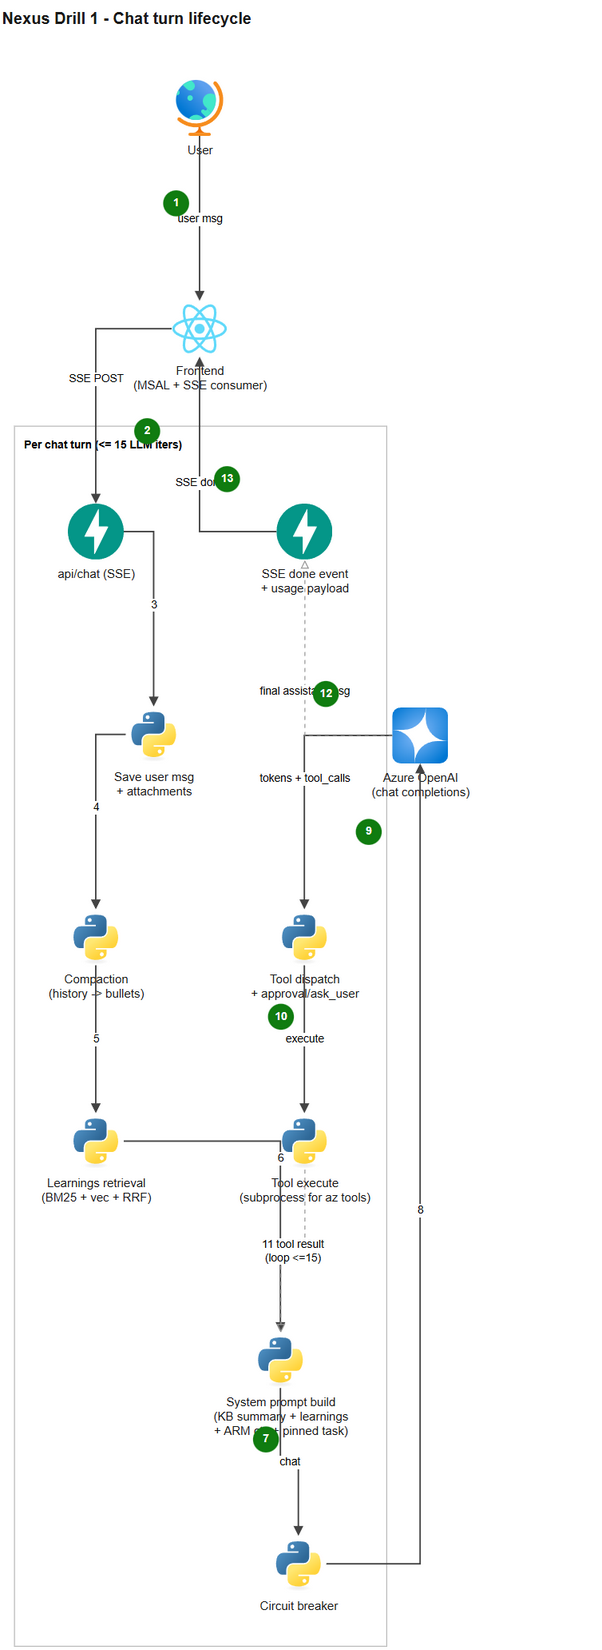

This figure's Python source:
# --- Auto-injected capture header ---
import os
import diagrams as _diagrams

class AzureGeneric(_diagrams.Node):
    """Mingrammer-compatible node for Azure services that don't ship with
    the diagrams library. In Graphviz it renders as a labelled rounded box;
    in drawio it is upgraded to the matching Azure2 SVG via the azure_icon
    hint (e.g. AzureGeneric("Bastion", azure_icon="bastions")).
    """
    _provider = "azure"
    _type = "generic"
    _icon_dir = None
    _icon = None

    def __init__(self, label="", *, azure_icon=None, **attrs):
        if azure_icon:
            attrs["azure_icon"] = azure_icon
        super().__init__(label, **attrs)

def _capture_render(self):
    out_path = 'E:\\Work\\MyProjects\\Nexus\\backend\\output\\nexus-drill1-chat-turn-lifecycle.dot'
    with open(out_path, "w", encoding="utf-8") as _f:
        _f.write(self.dot.source)

def _capture_exit(self, exc_type, exc_value, traceback):
    self.render()
    _diagrams.setdiagram(None)

_diagrams.Diagram.render = _capture_render
_diagrams.Diagram.__exit__ = _capture_exit
# --- end capture header ---

from diagrams import Diagram, Cluster, Edge
from diagrams.onprem.client import Users
with Diagram('Nexus Drill 1 - Chat turn lifecycle', direction='TB', graph_attr={'nodesep': '1.5', 'ranksep': '1.2'}, show=False):
    user = Users('User')
    frontend = AzureGeneric('Frontend\n(MSAL + SSE consumer)', azure_icon='globe')
    with Cluster('Per chat turn (<= 15 LLM iters)'):
        api = AzureGeneric('api/chat (SSE)', azure_icon='apim')
        save = AzureGeneric('Save user msg\n+ attachments', azure_icon='resource_group')
        compact = AzureGeneric('Compaction\n(history -> bullets)', azure_icon='automation')
        learn = AzureGeneric('Learnings retrieval\n(BM25 + vec + RRF)', azure_icon='ai_search')
        sysprompt = AzureGeneric('System prompt build\n(KB summary + learnings\n+ ARM ctx + pinned task)', azure_icon='resource_group')
        cb = AzureGeneric('Circuit breaker', azure_icon='policy')
        dispatch = AzureGeneric('Tool dispatch\n+ approval/ask_user', azure_icon='conditional_access')
        tools = AzureGeneric('Tool execute\n(subprocess for az tools)', azure_icon='subscription')
        done = AzureGeneric('SSE done event\n+ usage payload', azure_icon='apim')
    aoai = AzureGeneric('Azure OpenAI\n(chat completions)', azure_icon='openai')
    user >> Edge(label='1 user msg') >> frontend >> Edge(label='2 SSE POST') >> api >> Edge(label='3') >> save
    save >> Edge(label='4') >> compact >> Edge(label='5') >> learn >> Edge(label='6') >> sysprompt
    sysprompt >> Edge(label='7 chat') >> cb >> Edge(label='8') >> aoai
    aoai >> Edge(label='9 tokens + tool_calls') >> dispatch
    dispatch >> Edge(label='10 execute') >> tools
    tools >> Edge(style='dashed', label='11 tool result\n(loop <=15)') >> sysprompt
    aoai >> Edge(style='dashed', label='12 final assistant msg') >> done
    done >> Edge(label='13 SSE done') >> frontend
